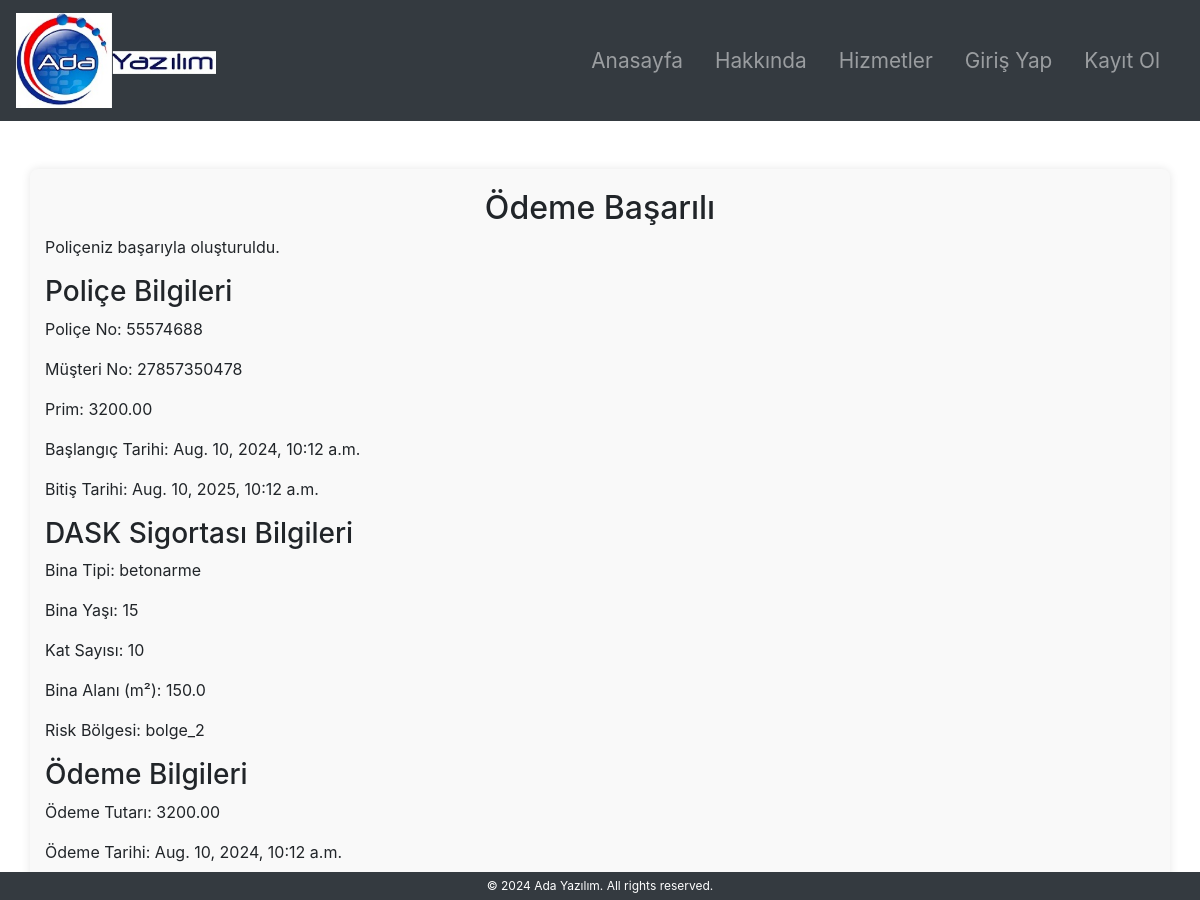
Screenshot of /services/payment_success/64/ with the database file from the repository.
### services/models.py (models this page shows, shortened)
class Police(models.Model):
    POLICE_STATUS_CHOICES = [
        ('T', 'Teklif'),
        ('P', 'Poliçeleşmiş')
    ]
    police_no = models.IntegerField(unique=True)
    musteri_no = models.ForeignKey(settings.AUTH_USER_MODEL, on_delete=models.CASCADE)
    status = models.CharField(max_length=1, choices=POLICE_STATUS_CHOICES, null= False, blank= False)
    brans_kodu = models.CharField(max_length=3)
    prim = models.DecimalField(max_digits=10, decimal_places=2)
    onaylayan = models.ForeignKey(settings.AUTH_USER_MODEL, related_name='onaylayan', on_delete=models.CASCADE)
    tanzim_tarihi = models.DateTimeField(auto_now_add=True)
    baslangic_tarihi = models.DateTimeField()
    bitis_tarihi = models.DateTimeField()
    class Meta:
        verbose_name_plural = 'Poliçeler'

class DaskBilgileri(models.Model):
    BINA_TIPI_CHOICES = [
        ('betonarme', 'Betonarme'),
        ('celik', 'Çelik'),
        ('ahsap', 'Ahşap'),
        ('yigma', 'Yığma'),
    ]
    RISK_BOLGESI_CHOICES = [
        ('bolge_1', 'Bölge 1 (En yüksek risk)'),
        ('bolge_2', 'Bölge 2'),
        ('bolge_3', 'Bölge 3'),
        ('bolge_4', 'Bölge 4'),
        ('bolge_5', 'Bölge 5 (En düşük risk)'),
    ]
    police_no = models.OneToOneField('Police', on_delete=models.CASCADE)
    bina_tipi = models.CharField(max_length=50, choices=BINA_TIPI_CHOICES)
    bina_yasi = models.IntegerField()
    kat_sayisi = models.IntegerField()
    bina_alani = models.FloatField()  # metrekare olarak
    risk_bolgesi = models.CharField(max_length=50, choices=RISK_BOLGESI_CHOICES)
    teklif_fiyati = models.DecimalField(max_digits=10, decimal_places=2)

class OdemeBilgileri(models.Model):
    police_no = models.OneToOneField(Police, on_delete=models.CASCADE)
    odeme_tutari = models.DecimalField(max_digits=10, decimal_places=2)
    odeme_tarihi = models.DateTimeField(auto_now_add=True)
    kredi_kart_no = models.CharField(max_length=16)
    kredi_kart_sahibi = models.CharField(max_length=100)
    son_kullanma_tarihi = models.CharField(max_length=5)
    cvv = models.CharField(max_length=3)
    class Meta:
        verbose_name_plural = 'Ödeme Bilgileri'

### accounts/models.py (models this page shows, shortened)
class MyUser(AbstractBaseUser, PermissionsMixin):
    Id_No = models.CharField(max_length=11, unique=True)
    first_name = models.CharField(max_length=30)
    last_name = models.CharField(max_length=30)
    city = models.CharField(max_length=30)
    district = models.CharField(max_length=30)
    phone = models.CharField(max_length=15)
    email = models.EmailField(unique=True)
    is_active = models.BooleanField(default=True)
    is_staff = models.BooleanField(default=False)
    is_superuser = models.BooleanField(default=False)
    objects = MyUserManager()
    USERNAME_FIELD = 'Id_No'
    REQUIRED_FIELDS = ['first_name', 'last_name', 'email']
    """
    def clean(self):
        super().clean()
        if len(self.Id_No) != 11:
            raise ValidationError(_('Id_No must be exactly 11 characters long.'))
    """
    def __str__(self):
        return self.Id_No

### services/views.py (the view, shortened to what this page needs)
# urls.py: path('payment_success/<int:police_id>/', views.payment_success, name='payment_success'),
def payment_success(request, police_id):
    police = Police.objects.get(id=police_id)
    if police.brans_kodu == '610':  # Sağlık branş kodu
        saglik_bilgileri = SaglikBilgileri.objects.get(police_no=police)
        odeme_bilgileri = OdemeBilgileri.objects.get(police_no=police)
        saglik_bilgileri_formatted = {
            'yatarak_tedavi': 'Evet' if saglik_bilgileri.yatarak_tedavi else 'Hayır',
            'ayakta_tedavi': 'Evet' if saglik_bilgileri.ayakta_tedavi else 'Hayır',
            'asistans_paketi': 'Evet' if saglik_bilgileri.asistans_paketi else 'Hayır',
            'doktor_danismanlik_hizmetleri': 'Evet' if saglik_bilgileri.doktor_danismanlik_hizmetleri else 'Hayır'
        }
        return render(request, 'services/payment_success.html', {
            'police': police,
            'saglik_bilgileri': saglik_bilgileri_formatted,
            'odeme_bilgileri': odeme_bilgileri
        })
    elif police.brans_kodu == '199':  # DASK branş kodu
        dask_bilgileri = DaskBilgileri.objects.get(police_no=police)
        odeme_bilgileri = OdemeBilgileri.objects.get(police_no=police)
        return render(request, 'services/payment_success.html', {
            'police': police,
            'dask_bilgileri': dask_bilgileri,
            'odeme_bilgileri': odeme_bilgileri
        })
    else:
        return render(request, 'services/payment_success.html', {
            'police': police
        })

### templates/services/payment_success.html (shortened to what this page needs)
<!DOCTYPE html>
<html lang="en">
<head>
    {% load static %}
    <link rel="stylesheet" href="{% static 'css/style.css' %}">
    <link rel="stylesheet" href="https://stackpath.bootstrapcdn.com/bootstrap/4.3.1/css/bootstrap.min.css">
</head>
<body>
    {% include 'navbar.html' %}
    <div class="container mt-5">
        <h2>Ödeme Başarılı</h2>
        <p>Poliçeniz başarıyla oluşturuldu.</p>
        <h3>Poliçe Bilgileri</h3>
        <p>Poliçe No: {{ police.police_no }}</p>
        <p>Müşteri No: {{ police.musteri_no }}</p>
        <p>Prim: {{ police.prim }}</p>
        <p>Başlangıç Tarihi: {{ police.baslangic_tarihi }}</p>
        <p>Bitiş Tarihi: {{ police.bitis_tarihi }}</p>
        {% if police.brans_kodu == '610' %}
        <h3>Sağlık Sigortası Bilgileri</h3>
        <p>Yatarak Tedavi: {{ saglik_bilgileri.yatarak_tedavi }}</p>
        <p>Ayakta Tedavi: {{ saglik_bilgileri.ayakta_tedavi }}</p>
        <p>Asistans Paketi: {{ saglik_bilgileri.asistans_paketi }}</p>
        <p>Doktor Danışmanlık Hizmetleri: {{ saglik_bilgileri.doktor_danismanlik_hizmetleri }}</p>
        {% elif police.brans_kodu == '199' %}
        <h3>DASK Sigortası Bilgileri</h3>
        <p>Bina Tipi: {{ dask_bilgileri.bina_tipi }}</p>
        <p>Bina Yaşı: {{ dask_bilgileri.bina_yasi }}</p>
        <p>Kat Sayısı: {{ dask_bilgileri.kat_sayisi }}</p>
        <p>Bina Alanı (m²): {{ dask_bilgileri.bina_alani }}</p>
        <p>Risk Bölgesi: {{ dask_bilgileri.risk_bolgesi }}</p>
        {% endif %}
        <h3>Ödeme Bilgileri</h3>
        <p>Ödeme Tutarı: {{ odeme_bilgileri.odeme_tutari }}</p>
        <p>Ödeme Tarihi: {{ odeme_bilgileri.odeme_tarihi }}</p>
    </div>
    {% include 'footer.html' %}
</body>
</html>

### templates/navbar.html (shortened to what this page needs)
{% load static %}
<nav class="navbar navbar-expand-lg navbar-dark bg-dark">
    <a class="navbar-brand" href="{% url 'home' %}">
        <img src="{% static 'images/adalogo.png' %}" alt="Logo" width="200" height="100">
    </a>
    <div class="collapse navbar-collapse" id="navbarNav">
        <ul class="navbar-nav ml-auto">
            <li class="nav-item {% if request.path == '/' %}active{% endif %}">
                <a class="nav-link" href="{% url 'home' %}">Anasayfa</a>
            </li>
            <li class="nav-item {% if request.path == '/accounts/about/' %}active{% endif %}">
                <a class="nav-link" href="{% url 'about' %}">Hakkında</a>
            </li>
            <li class="nav-item {% if request.path == '/policies/services/' %}active{% endif %}">
                <a class="nav-link" href="{% url 'services' %}">Hizmetler</a>
            </li>
            {% if user.is_authenticated %}
                <li class="nav-item {% if request.path == '/accounts/user_profile/' %}active{% endif %}">
                    <a class="nav-link" href="{% url 'user_profile' %}">{{ user.first_name }}</a>
                </li>
                <li class="nav-item {% if request.path == '/accounts/logout/' %}active{% endif %}">
                    <a class="nav-link" href="{% url 'logout' %}">Çıkış</a>
                </li>
            {% else %}
                <li class="nav-item {% if request.path == '/accounts/login/' %}active{% endif %}">
                    <a class="nav-link" href="{% url 'login' %}">Giriş Yap</a>
                </li>
                <li class="nav-item {% if request.path == '/accounts/register/' %}active{% endif %}">
                    <a class="nav-link" href="{% url 'register' %}">Kayıt Ol</a>
                </li>
            {% endif %}
        </ul>
    </div>
</nav>

### templates/footer.html
<footer style="font-size: 12px; padding: 5px; text-align: center; background-color: #343a40; color: white;">
    &copy; 2024 Ada Yazılım. All rights reserved.
</footer>

### static/css/style.css (style rules this page uses)
body { background-color: #f8f9fa; font-family: Arial, sans-serif; }
.navbar { display: flex; justify-content: space-between; align-items: center; padding: 1rem; background-color: #343a40; }
.navbar-brand { font-size: 1.5rem; color: white; }
.navbar-nav { display: flex; list-style: none; margin: 0; padding: 0; }
.navbar-nav li { margin-right: 1rem; }
.navbar-nav li a { color: white; text-decoration: none; font-size: 1.3rem; }
.container { max-width: 600px; margin: 0 auto; padding: 20px; background-color: #f9f9f9; border-radius: 8px; box-shadow: 0 0 10px rgba(0, 0, 0, 0.1); }
footer { position: fixed; bottom: 0; width: 100%; background-color: #343a40; color: white; text-align: center; padding: 1rem; }
img { max-width: 100%; height: auto; }
h2 { text-align: center; }

### rows the page displays
Police: police_no "55574688", musteri_no "27857350478", prim "3200.00", baslangic_tarihi "Aug. 10, 2024, 10:12 a.m.", bitis_tarihi "Aug. 10, 2025, 10:12 a.m."
DaskBilgileri: bina_tipi "betonarme", bina_yasi "15", kat_sayisi "10", bina_alani "150.0", risk_bolgesi "bolge_2"
OdemeBilgileri: odeme_tutari "3200.00", odeme_tarihi "Aug. 10, 2024, 10:12 a.m."
